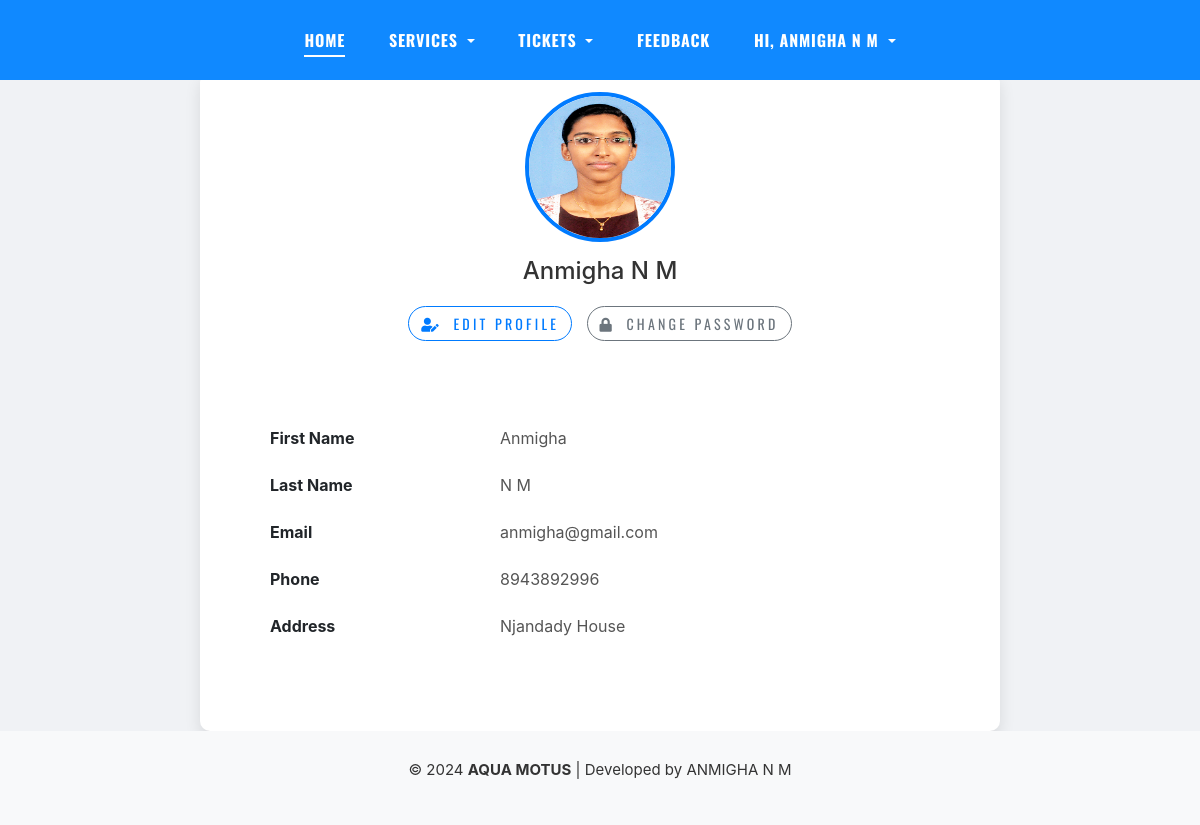
Page /User/MyProfile/ (signed in) on the committed database.
### Guest/models.py (models this page shows, shortened)
class CustomDetails(AbstractUser):
    ROLE_CHOICES = [
        ('admin', 'Admin'),
        ('stationmaster', 'Station Master'),
        ('user', 'User'),
    ]
    role = models.CharField(max_length=20, choices=ROLE_CHOICES, default='user')

class Profile(models.Model):
    user = models.OneToOneField(settings.AUTH_USER_MODEL, on_delete=models.CASCADE)
    user_contact = models.CharField(max_length=10, unique=True)
    user_address = models.CharField(max_length=255)
    user_gender = models.CharField(max_length=6, choices=(('Male','male'), ('Female','male')))
    user_photo = models.ImageField(upload_to='user_photos/', blank=True, null=True)

### User/views.py (the view)
# urls.py: path('MyProfile/',views.myprofile,name='MyProfile'),
@never_cache
@login_required
def myprofile(request):
    user1 = request.user
    user = Profile.objects.get(user=user1)
    return render(request, 'User/MyProfile.html', {'user': user1, 'user1': user})

### User/Templates/User/MyProfile.html (shortened to what this page needs)
{% extends 'User/HomePage.html' %}
{% load static %}
{% block content %}
<!DOCTYPE html>
<html lang="en">
<head>
    <link href="https://maxcdn.bootstrapcdn.com/bootstrap/4.1.1/css/bootstrap.min.css" rel="stylesheet">
    <link rel="stylesheet" href="https://cdnjs.cloudflare.com/ajax/libs/font-awesome/5.15.4/css/all.min.css">
</head>
<body><br><br><br>
    <div class="container profile-container">
        <div class="profile-header">
            <img src="{{ user1.user_photo.url }}" alt="Profile Photo">
            <h2>{{ user.first_name }} {{ user.last_name }}</h2>
            <a href="{% url 'WebUser:EditProfile' %}" class="btn btn-outline-primary btn-icon">
                <i class="fas fa-user-edit"></i> Edit Profile
            </a>
            <a href="{% url 'WebUser:ChangePassword' %}" class="btn btn-outline-secondary btn-icon">
                <i class="fas fa-lock"></i> Change Password
            </a>
        </div>
        <div class="profile-body">
            <div class="row">
                <div class="col-md-4">
                    <label>First Name</label>
                </div>
                <div class="col-md-8">
                    <p>{{ user.first_name }}</p>
                </div>
            </div>
            <div class="row">
                <div class="col-md-4">
                    <label>Last Name</label>
                </div>
                <div class="col-md-8">
                    <p>{{ user.last_name }}</p>
                </div>
            </div>
            <div class="row">
                <div class="col-md-4">
                    <label>Email</label>
                </div>
                <div class="col-md-8">
                    <p>{{ user.email }}</p>
                </div>
            </div>
            <div class="row">
                <div class="col-md-4">
                    <label>Phone</label>
                </div>
                <div class="col-md-8">
                    <p>{{ user1.user_contact }}</p>
                </div>
            </div>
            <div class="row">
                <div class="col-md-4">
                    <label>Address</label>
                </div>
                <div class="col-md-8">
                    <p>{{ user1.user_address }}</p>
                </div>
            </div>
        </div>
    </div>
</body>
</html>
{% endblock content %}

### User/Templates/User/HomePage.html (shortened to what this page needs)
{% load static %}
<html lang="en">
<head>
    <link rel="stylesheet" href="{% static 'User/fonts/icomoon/style.css' %}" />
    <link rel="stylesheet" href="{% static 'User/css/bootstrap.min.css' %}" />
    <link rel="stylesheet" href="{% static 'User/css/jquery-ui.css' %}" />
    <link rel="stylesheet" href="{% static 'User/css/owl.carousel.min.css' %}" />
    <link rel="stylesheet" href="{% static 'User/css/owl.theme.default.min.css' %}" />
    <link rel="stylesheet" href="{% static 'User/css/jquery.fancybox.min.css' %}" />
    <link rel="stylesheet" href="{% static 'User/css/bootstrap-datepicker.css' %}" />
    <link rel="stylesheet" href="{% static 'User/fonts/flaticon/font/flaticon.css' %}" />
    <link rel="stylesheet" href="{% static 'User/css/aos.css' %}" />
    <link href="{% static 'User/css/jquery.mb.YTPlayer.min.css' %}" media="all" rel="stylesheet" type="text/css" />
    <link rel="stylesheet" href="{% static 'User/css/style.css' %}" />
</head>
<body data-spy="scroll" data-target=".site-navbar-target" data-offset="100">
    <div class="site-wrap">
        <div class="header-top bg-light">
            <div class="site-navbar py-2 js-sticky-header site-navbar-target d-none pl-0 d-lg-block" role="banner">
                <div class="container">
                    <div class="d-flex align-items-center">
                        <div class="mx-auto">
                            <nav class="site-navigation position-relative text-right" role="navigation">
                                <ul class="site-menu main-menu js-clone-nav mr-auto d-none pl-0 d-lg-block">
                                    <li class="active"><a href="{% url 'WebUser:HomePage' %}" class="nav-link text-left">Home</a></li>
                                    <li>
                                        <ul class="site-menu main-menu js-clone-nav mr-auto d-none pl-0 d-lg-block">
                                            <li class="dropdown">
                                                <a href="#" class="nav-link text-left dropdown-toggle" id="userDropdown" role="button" data-toggle="dropdown" aria-haspopup="true" aria-expanded="false">
                                                    Services
                                                </a>
                                            </li>
                                        </ul>
                                    </li>
                                    <li>
                                        <ul class="site-menu main-menu js-clone-nav mr-auto d-none pl-0 d-lg-block">
                                            <li class="dropdown">
                                                <a href="#" class="nav-link text-left dropdown-toggle" id="userDropdown" role="button" data-toggle="dropdown" aria-haspopup="true" aria-expanded="false">
                                                    Tickets
                                                </a>
                                            </li>
                                        </ul>
                                    </li>
                                    <li><a href="{% url 'WebUser:feedback' %}" class="nav-link text-left">FeedBack</a></li>
                                    <li>
                                        <ul class="site-menu main-menu js-clone-nav mr-auto d-none pl-0 d-lg-block">
                                            <li class="dropdown">
                                                <a href="#" class="nav-link text-left dropdown-toggle" id="userDropdown" role="button" data-toggle="dropdown" aria-haspopup="true" aria-expanded="false">
                                                    Hi, {{ user.first_name }} {{ user.last_name }}
                                                </a>
                                            </li>
                                        </ul>
                                    </li>
                                </ul>
                            </nav>
                        </div>
                    </div>
                </div>
            </div>
        </div>
        {% block content %}{% endblock content %}
        <footer class="footer">
            <p class="text-sm font-medium text-center text-blue p-2">
                © 2024 <b>AQUA MOTUS</b> | Developed by ANMIGHA N M
            </p>
        </footer>
    </div>
</body>
</html>

### Guest/static/User/css/style.css (style rules this page uses)
html { overflow-x: hidden; }
body { line-height: 1.7; color: gray; font-weight: 300; font-size: 1.1rem; }
a { -webkit-transition: .3s all ease; -o-transition: .3s all ease; transition: .3s all ease; }
h1, h2, h3, h4, h5, .h1, .h2, .h3, .h4, .h5 { font-family: "Oswald", sans-serif; }
.site-wrap:before { display: none; -webkit-transition: .3s all ease-in-out; -o-transition: .3s all ease-in-out; transition: .3s all ease-in-out; background: rgba(0, 0, 0, 0.6); content: ""; position: absolute; z-index: 2000; top: 0; left: 0; right: 0; bottom: 0; opacity: 0; visibility: hidden; }
.site-navbar { font-family: "Oswald", sans-serif; margin-bottom: 0px; z-index: 1999; width: 100%; }
.site-navbar .site-navigation .site-menu { margin-bottom: 0; }
.site-navbar .site-navigation .site-menu .active > a { color: #fff; display: inline-block; padding: 5px 0px; margin-left: 20px; margin-right: 20px; position: relative; }
.site-navbar .site-navigation .site-menu .active > a:before { width: 100%; content: ""; height: 2px; left: 0; bottom: 0; background-color: #fff; }
.site-navbar .site-navigation .site-menu a { text-decoration: none !important; display: inline-block; }
.site-navbar .site-navigation .site-menu > li { display: inline-block; }
.site-navbar .site-navigation .site-menu > li > a { text-transform: uppercase; font-size: 16px; letter-spacing: .05rem; font-weight: 900; padding: 20px 20px; color: #fff; display: inline-block; text-decoration: none !important; }
.sticky-wrapper .site-navbar { -webkit-transition: .3s all ease; -o-transition: .3s all ease; transition: .3s all ease; background: #1089ff; }
.sticky-wrapper .site-navbar .site-menu > li { display: inline-block; }
.sticky-wrapper .site-navbar .site-menu > li.active > a { color: #fff; position: relative; }
.sticky-wrapper .site-navbar .site-menu > li.active > a:before { content: ""; position: absolute; bottom: 0; height: 2px; background: #fff; }
.footer { padding: 4rem 0; background: #000; font-size: 15px; color: #888; }
.btn { text-transform: uppercase; font-size: 14px; letter-spacing: .2rem; font-family: "Oswald", sans-serif; }

### User/Templates/User/HomePage.html (style rules this page uses)
html, body { height: 100%; margin: 0; }
.site-wrap { min-height: 100vh; display: flex; flex-direction: column; }
.footer { margin-top: auto; padding: 20px 0; background: #f8f9fa; text-align: center; color: #333; width: 100%; bottom: 0; }

### User/Templates/User/MyProfile.html (style rules this page uses)
body { background: #f0f2f5; }
.profile-container { margin-top: 50px; background: #fff; border-radius: 10px; box-shadow: 0 8px 16px rgba(0,0,0,0.1); padding: 20px; max-width: 800px; margin: auto; }
.profile-header { text-align: center; margin-bottom: 30px; }
.profile-header img { border-radius: 50%; width: 150px; height: 150px; border: 4px solid #007bff; }
.profile-header h2 { margin-top: 15px; margin-bottom: 10px; font-size: 24px; color: #333; }
.profile-header .btn { margin-top: 10px; font-size: 14px; border-radius: 20px; }
.profile-body { padding: 50px; text-align: left; }
.profile-body .row { margin-bottom: 15px; justify-content: center; }
.profile-body label { font-weight: bold; }
.profile-body p { margin-bottom: 0; color: #555; }
.btn-icon { font-size: 14px; margin: 5px; }
.btn-icon i { margin-right: 5px; }

### rows in the picture
CustomDetails: first_name "ANMIGHA", last_name "N M", first_name "Anmigha", email "anmigha@gmail.com"
Profile: user_photo (picture), user_contact "8943892996", user_address "Njandady House"
